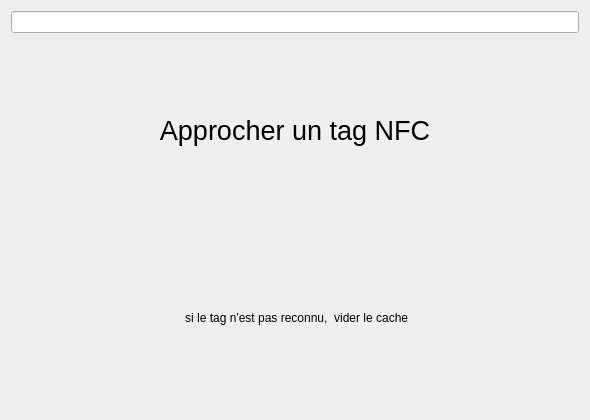
<?xml version="1.0" encoding="UTF-8"?>
<ui version="4.0">
 <class>MainWindow</class>
 <widget class="QMainWindow" name="MainWindow">
  <property name="geometry">
   <rect>
    <x>0</x>
    <y>0</y>
    <width>590</width>
    <height>420</height>
   </rect>
  </property>
  <property name="font">
   <font>
    <family>Ubuntu</family>
   </font>
  </property>
  <property name="windowTitle">
   <string>MainWindow</string>
  </property>
  <widget class="QWidget" name="centralWidget">
   <layout class="QGridLayout" name="gridLayout" rowstretch="1,0,0,0,0" columnstretch="0">
    <item row="2" column="0">
     <widget class="QLabel" name="m_help">
      <property name="font">
       <font>
        <family>Ubuntu</family>
        <pointsize>20</pointsize>
       </font>
      </property>
      <property name="text">
       <string>Approcher un tag NFC</string>
      </property>
      <property name="alignment">
       <set>Qt::AlignCenter</set>
      </property>
     </widget>
    </item>
    <item row="0" column="0">
     <widget class="QLineEdit" name="lineEditTagNFC"/>
    </item>
    <item row="4" column="0">
     <widget class="QLabel" name="label">
      <property name="text">
       <string> si le tag n'est pas reconnu,  vider le cache</string>
      </property>
      <property name="alignment">
       <set>Qt::AlignCenter</set>
      </property>
     </widget>
    </item>
   </layout>
  </widget>
 </widget>
 <layoutdefault spacing="6" margin="11"/>
 <resources/>
 <connections/>
</ui>
